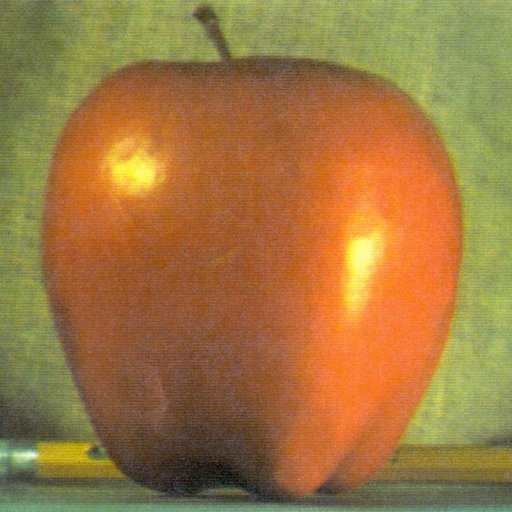
#> input picture opencv/data/apple.jpg, 512 x 512 px
$ python pyramid_2reconstructions.py
#> lines starting #> are read from the running program, lines starting #| are printed output that depends on the picture
# STEPS TO BLEND IMAGE
# 1 LOAD TWO IMAGES
# 2 FIND GAUSSIAN PYRAMIDS OF EACH
# 3 FIND LAPLACEIAN
# 4 JOIN LEFT AND RIGHT IN EACH LEVEL OF LAPLACEIAN
# 5 JOIN AND RECONSTRUCT
import cv2
import numpy as np

apple = cv2.imread("data/apple.jpg")
#> apple is the input picture: shape (512, 512, 3); mean B, G, R 64.8, 119.7, 159.1
orange = cv2.imread("data/orange.jpg")
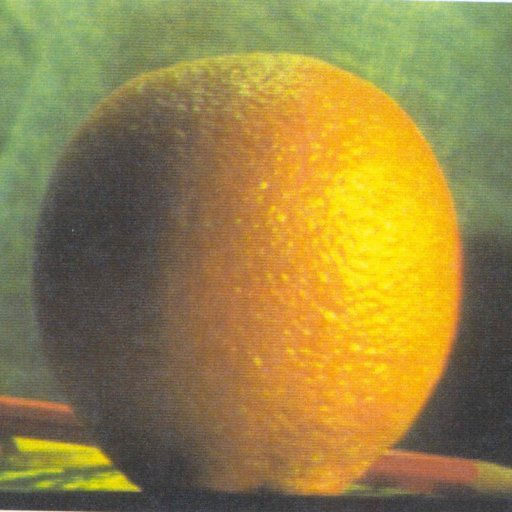
#> input picture opencv/data/orange.jpg, 512 x 512 px
#> orange is the input picture: shape (512, 512, 3); mean B, G, R 69.2, 131.8, 150.2
print(apple.shape)  # 512 , 512 , 3
#| (512, 512, 3)
print(orange.shape)  # 512 , 512 , 3
#| (512, 512, 3)
apple_orange = np.hstack((apple[:, :256], orange[:, 256:]))
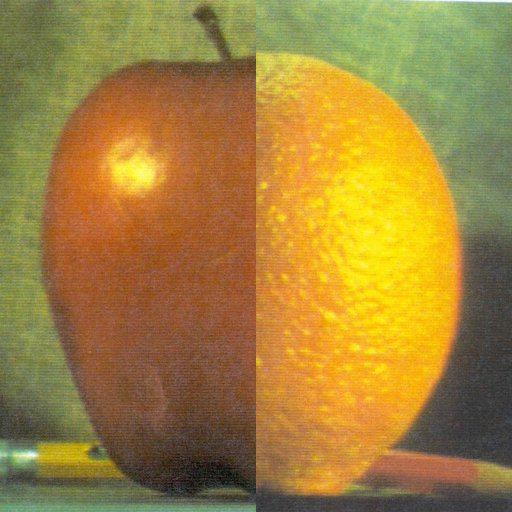
#> apple_orange: shape (512, 512, 3); mean B, G, R 60.6, 130.3, 160.7

# generate gaussian pyramid for apple and orange
apple_copy = apple.copy()
gp_apple = [apple_copy]
orange_copy = orange.copy()
gp_orange = [orange]
for i in range(6):
    apple_copy = cv2.pyrDown(apple_copy)
    gp_apple.append(apple_copy)
    orange_copy = cv2.pyrDown(orange_copy)
    gp_orange.append(orange_copy)
#> this loop made 6 passes
#> pass 2, `orange_copy = cv2.pyrDown(orange_copy)`:
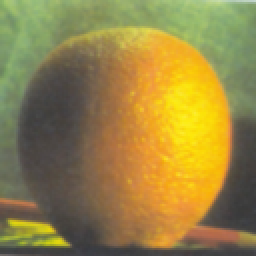
#> orange_copy: shape (128, 128, 3) (shown 2 times larger); mean B, G, R 69.3, 132.2, 150.5
#> after the loop, gp_apple = 7 items; gp_orange = 7 items

# generate laplacian
apple_copy = gp_apple[5]  # NOTE 5
lp_apple = [apple_copy]
orange_copy = gp_orange[5]
lp_orange = [orange_copy]
for i in range(5, 0, -1):
    expandedversion = cv2.pyrUp(gp_apple[i])
    laplacian_apple = cv2.subtract(gp_orange[i - 1], expandedversion)
    lp_apple.append(laplacian_apple)
    expandedversion = cv2.pyrUp(gp_orange[i])
    laplacian_orange = cv2.subtract(gp_apple[i - 1], expandedversion)
    lp_orange.append(laplacian_orange)
#> this loop made 5 passes
#> pass 1, `laplacian_apple = cv2.subtract(gp_orange[i - 1], expandedversion)`:
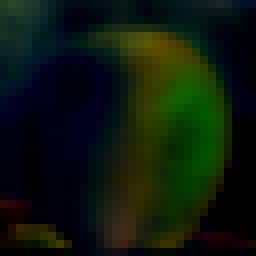
#> laplacian_apple: shape (32, 32, 3) (shown 8 times larger); mean of channels 0, 1, 2 12.3, 24.9, 13.2; drawn as B, G, R
#> pass 1, `laplacian_orange = cv2.subtract(gp_apple[i - 1], expandedversion)`:
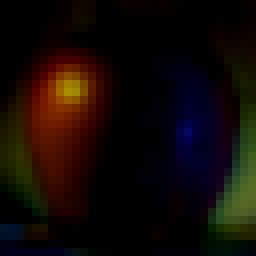
#> laplacian_orange: shape (32, 32, 3) (shown 8 times larger); mean of channels 0, 1, 2 6.1, 9.7, 18.8; drawn as B, G, R
#> after the loop, lp_apple = 6 items; lp_orange = 6 items

# Join the half
apple_orange_pyramid = []
n = 0
for apple_lap, orange_lap in zip(lp_apple, lp_orange):
    n += 1
    cols, rows, ch = apple_lap.shape  # to get size of image
    laplacian = np.hstack((apple_lap[:, :int(cols / 2)], orange_lap[:, int(cols / 2):]))
    apple_orange_pyramid.append(laplacian)
#> this loop made 6 passes
#> (cols, rows) on passes 1 to 6: (16, 16), (32, 32), (64, 64), (128, 128), (256, 256), (512, 512)
#> pass 3, `laplacian = np.hstack((apple_lap[:, :int(cols / 2)], orange_lap[:, int..`:
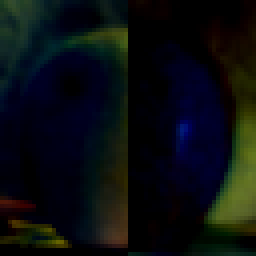
#> laplacian: shape (64, 64, 3) (shown 4 times larger); mean of channels 0, 1, 2 15.8, 13.8, 10.2; drawn as B, G, R
#> after the loop, apple_orange_pyramid = 6 items; n = 6

# RE CONSTRUCT THE IMAGE
apple_orange_reconstruct = apple_orange_pyramid[0]
for i in range(1,6):
    apple_orange_reconstruct = cv2.pyrUp(apple_orange_reconstruct)
    apple_orange_reconstruct = cv2.add(apple_orange_pyramid[i], apple_orange_reconstruct)
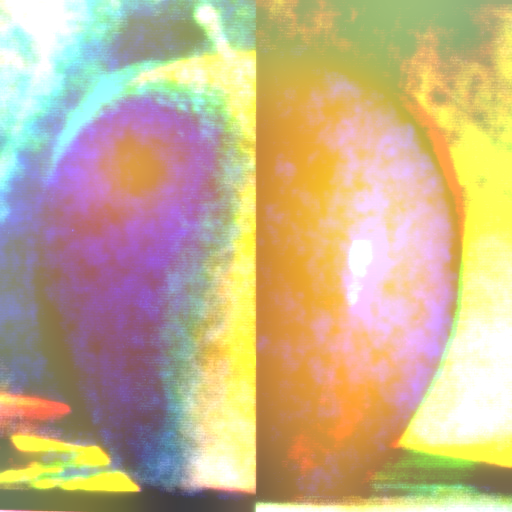
#> apple_orange_reconstruct: shape (512, 512, 3); mean of channels 0, 1, 2 139.7, 178, 198.5; drawn as B, G, R
cv2.imshow("apple", apple)
cv2.imshow("orange", orange)
cv2.imshow("apple_orange", apple_orange)
cv2.imshow("apple_orange_reconstructed", apple_orange_reconstruct)
cv2.waitKey(0)
cv2.destroyAllWindows()
